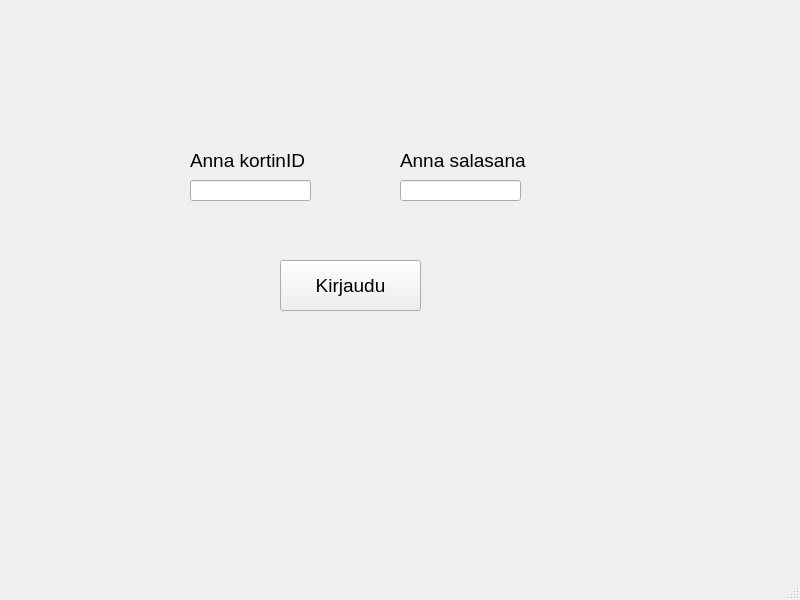
<?xml version="1.0" encoding="UTF-8"?>
<ui version="4.0">
 <class>MainWindow</class>
 <widget class="QMainWindow" name="MainWindow">
  <property name="geometry">
   <rect>
    <x>0</x>
    <y>0</y>
    <width>800</width>
    <height>600</height>
   </rect>
  </property>
  <property name="windowTitle">
   <string>MainWindow</string>
  </property>
  <widget class="QWidget" name="centralwidget">
   <widget class="QLabel" name="label">
    <property name="geometry">
     <rect>
      <x>190</x>
      <y>150</y>
      <width>151</width>
      <height>21</height>
     </rect>
    </property>
    <property name="font">
     <font>
      <pointsize>14</pointsize>
     </font>
    </property>
    <property name="text">
     <string>Anna kortinID</string>
    </property>
   </widget>
   <widget class="QLineEdit" name="lineEditKortinId">
    <property name="geometry">
     <rect>
      <x>190</x>
      <y>180</y>
      <width>121</width>
      <height>21</height>
     </rect>
    </property>
   </widget>
   <widget class="QLabel" name="label_2">
    <property name="geometry">
     <rect>
      <x>400</x>
      <y>150</y>
      <width>131</width>
      <height>21</height>
     </rect>
    </property>
    <property name="font">
     <font>
      <pointsize>14</pointsize>
     </font>
    </property>
    <property name="text">
     <string>Anna salasana</string>
    </property>
   </widget>
   <widget class="QLineEdit" name="lineEditSalasana">
    <property name="geometry">
     <rect>
      <x>400</x>
      <y>180</y>
      <width>121</width>
      <height>21</height>
     </rect>
    </property>
   </widget>
   <widget class="QPushButton" name="BtnKirjaudu">
    <property name="geometry">
     <rect>
      <x>280</x>
      <y>260</y>
      <width>141</width>
      <height>51</height>
     </rect>
    </property>
    <property name="font">
     <font>
      <pointsize>14</pointsize>
     </font>
    </property>
    <property name="text">
     <string>Kirjaudu</string>
    </property>
   </widget>
   <widget class="QLabel" name="labelLoginTest">
    <property name="geometry">
     <rect>
      <x>260</x>
      <y>380</y>
      <width>241</width>
      <height>41</height>
     </rect>
    </property>
    <property name="text">
     <string/>
    </property>
   </widget>
  </widget>
  <widget class="QMenuBar" name="menubar">
   <property name="geometry">
    <rect>
     <x>0</x>
     <y>0</y>
     <width>800</width>
     <height>21</height>
    </rect>
   </property>
  </widget>
  <widget class="QStatusBar" name="statusbar"/>
 </widget>
 <resources/>
 <connections/>
</ui>
